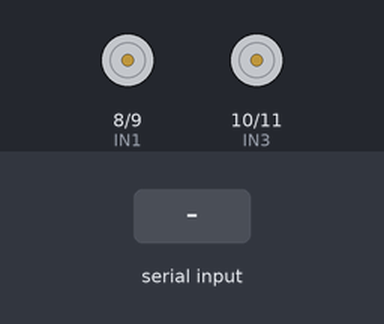
A sketch run on a simulated Arduino Uno, built with avr-gcc and run on an emulated ATmega328P. On the bench: motor-driver pin pairs drawn as motors (green arrow = first pin HIGH = forward, orange = second pin HIGH = backward, longer = more drive). Inputs (shaded band) come from the test bench.

Above: at 1.2 s.
1.3 s: "F" received over the second serial link
At 2.2 s:
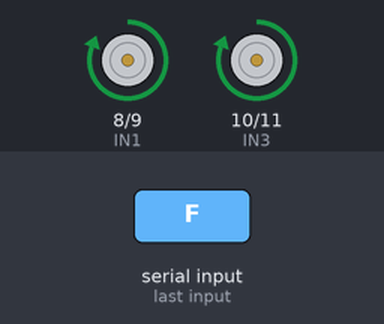
2.8 s: "B" received over the second serial link
At 3.4 s:
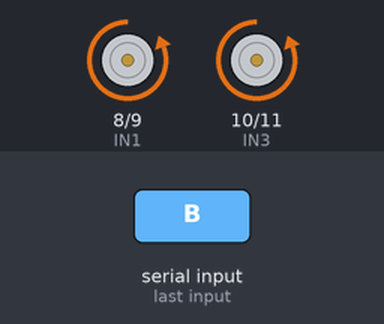
4.3 s: "L" received over the second serial link
At 5.5 s:
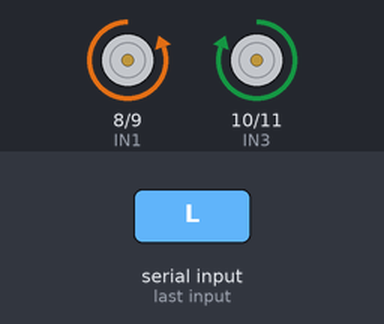
5.8 s: "R" received over the second serial link
At 6.8 s:
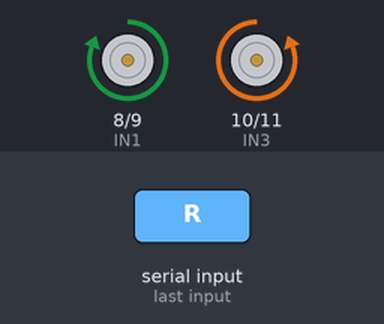
7.3 s: "S" received over the second serial link
At 8.0 s:
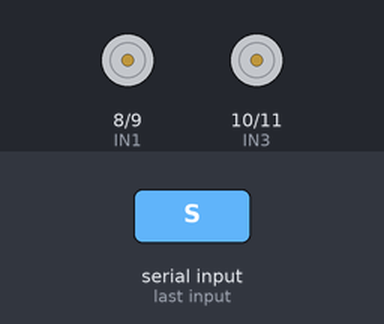
Timing chart, 0 to 9.8 s (numbered marks = the images above; inputs shaded):
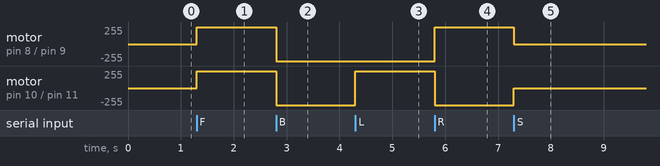

Measured:
- after the input at 1.3 s, motor on pin 8 (IN1) / pin 9 (IN2), motor on pin 10 (IN3) / pin 11 (IN4): stopped → forward 255/255 at once
- after the input at 2.8 s, motor on pin 8 (IN1) / pin 9 (IN2), motor on pin 10 (IN3) / pin 11 (IN4): forward 255/255 → backward 255/255 at once
- after the input at 4.3 s, motor on pin 10 (IN3) / pin 11 (IN4): backward 255/255 → forward 255/255 at once
- after the input at 5.8 s, motor on pin 8 (IN1) / pin 9 (IN2): backward 255/255 → forward 255/255 at once; motor on pin 10 (IN3) / pin 11 (IN4): forward 255/255 → backward 255/255 at once
- after the input at 7.3 s, motor on pin 8 (IN1) / pin 9 (IN2): forward 255/255 → stopped at once; motor on pin 10 (IN3) / pin 11 (IN4): backward 255/255 → stopped at once

The sketch:

Arduino_Car_bluetooth.ino
```cpp
#include <SoftwareSerial.h>

SoftwareSerial BT(2, 3);  // RX, TX

// Motor pins
int IN1 = 8;
int IN2 = 9;
int IN3 = 10;
int IN4 = 11;

void setup() {
  BT.begin(9600);

  pinMode(IN1, OUTPUT);
  pinMode(IN2, OUTPUT);
  pinMode(IN3, OUTPUT);
  pinMode(IN4, OUTPUT);

  stopCar();
}

void loop() {
  if (BT.available()) {
    char c = BT.read();

    if (c == 'F') forward();
    else if (c == 'B') backward();
    else if (c == 'L') left();
    else if (c == 'R') right();
    else if (c == 'S') stopCar();
  }
}

// ---- Motor Functions ----
void forward() {
  digitalWrite(IN1, HIGH);
  digitalWrite(IN2, LOW);
  digitalWrite(IN3, HIGH);
  digitalWrite(IN4, LOW);
}

void backward() {
  digitalWrite(IN1, LOW);
  digitalWrite(IN2, HIGH);
  digitalWrite(IN3, LOW);
  digitalWrite(IN4, HIGH);
}

void left() {
  digitalWrite(IN1, LOW);
  digitalWrite(IN2, HIGH);
  digitalWrite(IN3, HIGH);
  digitalWrite(IN4, LOW);
}

void right() {
  digitalWrite(IN1, HIGH);
  digitalWrite(IN2, LOW);
  digitalWrite(IN3, LOW);
  digitalWrite(IN4, HIGH);
}

void stopCar() {
  digitalWrite(IN1, LOW);
  digitalWrite(IN2, LOW);
  digitalWrite(IN3, LOW);
  digitalWrite(IN4, LOW);
}
```
